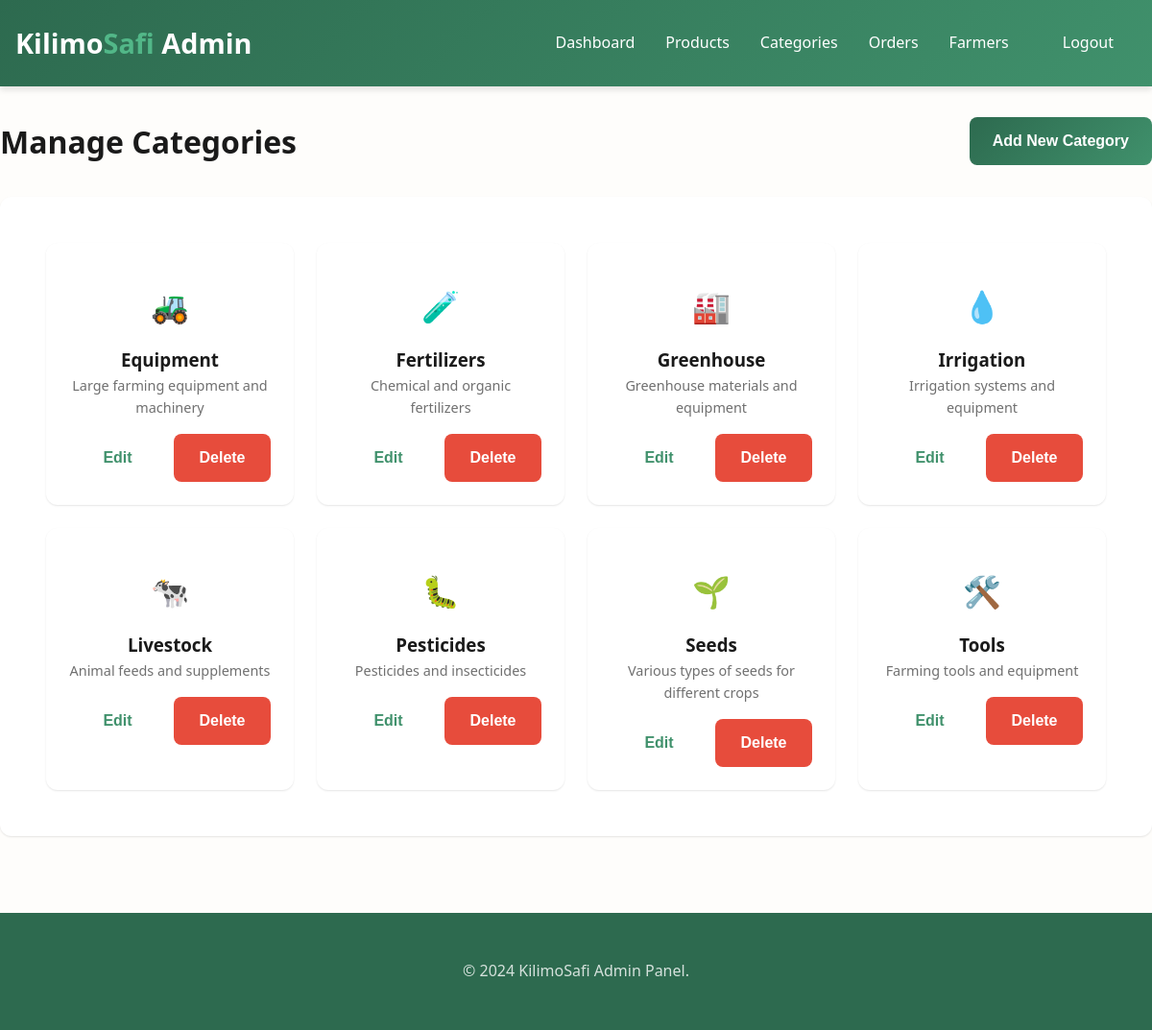
Screenshot of /admin/categories.php (signed in) with the database file from the repository.
### tables this page shows
CREATE TABLE categories (
    id INT PRIMARY KEY AUTO_INCREMENT,
    name VARCHAR(100) NOT NULL,
    description TEXT,
    icon VARCHAR(50),
    created_at TIMESTAMP DEFAULT CURRENT_TIMESTAMP,
    updated_at TIMESTAMP DEFAULT CURRENT_TIMESTAMP ON UPDATE CURRENT_TIMESTAMP,
    UNIQUE KEY unique_name (name)
);

### admin/categories.php (the view, shortened to what this page needs)
<?php
require_once '../includes/db.php';
$stmt = $pdo->query("SELECT * FROM categories ORDER BY name");
$categories = $stmt->fetchAll();
?>
<!DOCTYPE html>
<html lang="en">
<head>
    <link rel="stylesheet" href="../assets/css/main.css">
</head>
<body>
    <header>
        <div class="container">
            <nav>
                <a href="../index.php" class="logo">Kilimo<span>Safi</span> Admin</a>
                <div class="nav-links">
                    <a href="dashboard.php">Dashboard</a>
                    <a href="products.php">Products</a>
                    <a href="categories.php">Categories</a>
                    <a href="orders.php">Orders</a>
                    <a href="farmers.php">Farmers</a>
                    <a href="../api/logout.php" class="btn btn-outline">Logout</a>
                </div>
            </nav>
        </div>
    </header>
    <main class="container" style="padding: var(--spacing-xl) 0;">
        <div style="display: flex; justify-content: space-between; align-items: center; margin-bottom: var(--spacing-xl);">
            <h1>Manage Categories</h1>
            <button onclick="showCategoryForm()" class="btn btn-primary">Add New Category</button>
        </div>
        <?php if (!empty($categories)): ?>
            <div class="card">
                <div class="card-body">
                    <div style="display: grid; grid-template-columns: repeat(auto-fill, minmax(250px, 1fr)); gap: var(--spacing-lg);">
                        <?php foreach ($categories as $category): ?>
                            <div class="card" style="text-align: center;">
                                <div style="font-size: 2rem; margin: var(--spacing-md) 0;">
                                    <?= htmlspecialchars($category['icon']) ?>
                                </div>
                                <h3><?= htmlspecialchars($category['name']) ?></h3>
                                <p style="font-size: 0.9rem; color: var(--light-text);">
                                    <?= htmlspecialchars(substr($category['description'] ?? '', 0, 50)) ?>
                                </p>
                                <div style="display: flex; gap: var(--spacing-sm); margin-top: var(--spacing-md);">
                                    <button class="btn btn-sm btn-secondary" style="flex: 1;">Edit</button>
                                    <button class="btn btn-sm btn-danger" style="flex: 1;">Delete</button>
                                </div>
                            </div>
                        <?php endforeach; ?>
                    </div>
                </div>
            </div>
        <?php endif; ?>
    </main>
    <footer>
        <div class="container">
            <p>&copy; 2024 KilimoSafi Admin Panel.</p>
        </div>
    </footer>
</body>
</html>

### assets/css/main.css (style rules this page uses)
:root { --primary-green: #2d6a4f; --secondary-green: #40916c; --light-green: #52b788; --accent-green: #74c69d; --pale-green: #b7e4c7; --earth-brown: #6f4e37; --light-brown: #a0826d; --cream: #f1f1e8; --light-cream: #fefdfb; --dark-text: #1a1a1a; --medium-text: #4a4a4a; --light-text: #707070; --light-gray: #f5f5f5; --border-gray: #e0e0e0; --success: #2ecc71; --warning: #f39c12; --danger: #e74c3c; --info: #3498db; --spacing-xs: 0.25rem; --spacing-sm: 0.5rem; --spacing-md: 1rem; --spacing-lg: 1.5rem; --spacing-xl: 2rem; --spacing-2xl: 3rem; --radius-sm: 4px; --radius-md: 8px; --radius-lg: 12px; --radius-xl: 16px; --shadow-sm: 0 1px 2px rgba(0, 0, 0, 0.1); --shadow-md: 0 4px 6px rgba(0, 0, 0, 0.1); --shadow-lg: 0 10px 15px rgba(0, 0, 0, 0.1); --shadow-xl: 0 20px 25px rgba(0, 0, 0, 0.1); --transition: all 0.3s ease; }
* { margin: 0; padding: 0; box-sizing: border-box; }
html { font-size: 16px; scroll-behavior: smooth; }
body { font-family: 'Segoe UI', Tahoma, Geneva, Verdana, sans-serif; color: var(--dark-text); background-color: var(--light-cream); line-height: 1.6; }
.container { max-width: 1200px; margin: 0 auto; padding: 0 var(--spacing-md); }
header { background: linear-gradient(135deg, var(--primary-green), var(--secondary-green)); color: white; padding: var(--spacing-md) 0; box-shadow: var(--shadow-md); position: sticky; top: 0; z-index: 1000; }
nav { display: flex; justify-content: space-between; align-items: center; }
.logo { font-size: 1.8rem; font-weight: bold; color: white; text-decoration: none; }
.logo span { color: var(--light-green); }
.nav-links { display: flex; list-style: none; gap: var(--spacing-xl); align-items: center; }
.nav-links a { color: white; text-decoration: none; transition: var(--transition); font-weight: 500; }
.btn { display: inline-block; padding: var(--spacing-md) var(--spacing-xl); border: 2px solid transparent; border-radius: var(--radius-md); font-size: 1rem; font-weight: 500; cursor: pointer; transition: var(--transition); text-align: center; text-decoration: none; white-space: nowrap; }
.btn-primary { background-color: var(--secondary-green); color: white; border-color: var(--secondary-green); }
.btn-secondary { background-color: transparent; color: var(--secondary-green); border-color: var(--secondary-green); }
.btn-outline { background-color: transparent; color: var(--secondary-green); border: 2px solid var(--secondary-green); }
.btn-danger { background-color: var(--danger); color: white; border-color: var(--danger); }
.btn-sm { padding: var(--spacing-sm) var(--spacing-md); font-size: 0.875rem; }
.card { background-color: white; border-radius: var(--radius-lg); padding: var(--spacing-lg); box-shadow: var(--shadow-sm); transition: var(--transition); }
.card-body { padding: var(--spacing-lg); }
footer { background: var(--primary-green); color: white; padding: var(--spacing-2xl) 0; text-align: center; margin-top: var(--spacing-2xl); }
footer p { color: rgba(255, 255, 255, 0.8); margin: 0; }
.btn { padding: var(--spacing-md) var(--spacing-lg); border: none; border-radius: var(--radius-md); font-size: 1rem; font-weight: 600; cursor: pointer; transition: var(--transition); text-decoration: none; display: inline-block; text-align: center; }
.btn-primary { background: linear-gradient(135deg, var(--primary-green), var(--secondary-green)); color: white; }

### rows the page displays
categories: icon "🚜", name "Equipment", description "Large farming equipment and machinery"
categories: icon "🧪", name "Fertilizers", description "Chemical and organic fertilizers"
categories: icon "🏭", name "Greenhouse", description "Greenhouse materials and equipment"
categories: icon "💧", name "Irrigation", description "Irrigation systems and equipment"
categories: icon "🐄", name "Livestock", description "Animal feeds and supplements"
categories: icon "🐛", name "Pesticides", description "Pesticides and insecticides"
categories: icon "🌱", name "Seeds", description "Various types of seeds for different crops"
categories: icon "🛠️", name "Tools", description "Farming tools and equipment"
